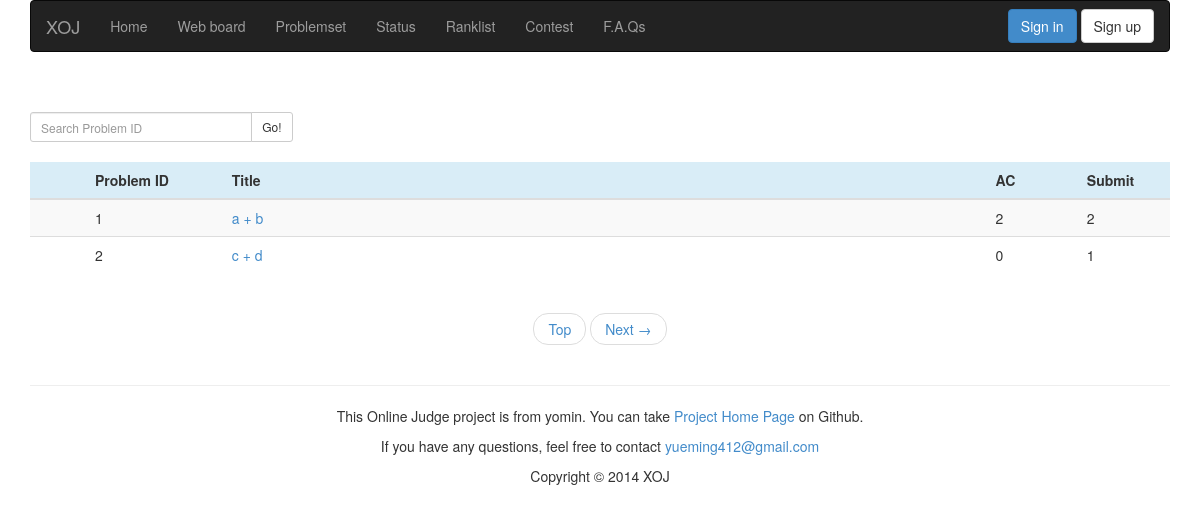
The app's page /problemset/ with its own data.
### appfile/models.py (models this page shows, shortened)
class Problem(db.Model):
    pid = db.Column(db.Integer, primary_key=True)
    title = db.Column(db.String(299))
    description = db.Column(db.Text)
    pinput = db.Column(db.Text)
    poutput = db.Column(db.Text)
    sinput = db.Column(db.Text)
    soutput = db.Column(db.Text)
    hint = db.Column(db.Text)
    time_limit = db.Column(db.Integer)
    memory_limit = db.Column(db.Integer)
    ac_count = db.Column(db.Integer, default = 0)
    submit_count = db.Column(db.Integer, default = 0)
    visable = db.Column(db.Boolean, default = True)

### appfile/views.py (the view)
@app.route('/problemset/')
@app.route('/problemset/page=<int:page>/')
def problemset(page = 1):
    form = SearchProblemForm()
    problem_list = Problem.query.filter_by(visable = True).order_by(Problem.pid).paginate(page,MAX_PROBLEM_NUM_ONE_PAGE, False )
    if current_user.is_authenticated():
        ac_list = db.session.query(Submit.pid).distinct().filter_by(userid = current_user.userid).filter_by(result = 'Accepted').all()
        submit_list = db.session.query(Submit.pid).filter_by(userid = current_user.userid).all()
        print submit_list
        if ac_list:
            ac_list = zip(*ac_list)[0]
        if submit_list:
            submit_list = zip(*submit_list)[0]
    else:
        ac_list, submit_list = [],[]
    return render_template('problemset.html', page=page, problem_list = problem_list, form = form,ac_list = ac_list, submit_list = submit_list)

### appfile/forms.py
class SearchProblemForm(Form):
    pid = IntegerField('Problem ID')

### appfile/views.py (called while the page is built)
@app.before_request
def before_request():
    g.user = current_user
    if g.user.is_authenticated():
        g.url = url_for('userinfo',userid = g.user.userid)

### appfile/templates/problemset.html (shortened to what this page needs)
{% extends "base.html" %}
{% block content %}
<div class="container">
    <br><br>
    <div class="row">
        <form role="form" action={{ url_for('search_problem') }} method="POST">
            <div class="col-sm-3">
                <div class="input-group">
                    {{ form.pid(class="form-control input-sm", placeholder="Search Problem ID") }}
                    <span class="input-group-btn">
                        <button class="btn btn-default btn-sm" type="submit">Go!</button>
                    </span>
                </div>
            </div>
        </form>
    </div>
    <br>
    <div class="row">
        <div class="col-sm-12">
            <table class="table table-striped table-hover">
                <thead>
                    <tr class="info">
                        <th id="ps_is_ac"></th>
                        <th id="ps_pid">Problem ID</th>
                        <th id="ps_title">Title</th>
                        <th id="ps_ac">AC</th>
                        <th id="ps_submit">Submit</th>
                    </tr>
                </thead>
                <tbody>
                    {% for problem in problem_list.items %}
                    <tr>
                        <td>
                        </td>
                        <td>{{ problem.pid }}</td>
                        <td align="left">
                            <a href={{ url_for('show_problem', pid = problem.pid) }}>{{ problem.title }}</a>
                        </td>
                        <td>{{ problem.ac_count }}</td>
                        <td>{{ problem.submit_count }}</td>
                    </tr>
                    {% endfor %}
                </tbody>
            </table>
        </div>
    </div>
    <div class="row">
        <div class="col-sm-12">
          <ul class="pager">
            <li><a href={{ url_for('problemset') }}>Top</a></li>
            {% if problem_list.has_next %}
            <li><a href={{ url_for('problemset', page = problem_list.next_num) }}>Next &rarr;</a></li>
            {% endif %}
        </ul>
        </div>
    </div>
</div>
{% endblock %}

### appfile/static/css/style.css (style rules this page uses)
#ps_is_ac { width: 5%; }
#ps_pid { width: 12%; }
#ps_title { width: 67%; }
#ps_ac { width: 8%; }
#ps_submit { width: 8%; }
a:link { text-decoration: none; }

### records on screen
Problem: pid "1", title "a + b", ac_count "2", submit_count "2"
Problem: pid "2", title "c + d", ac_count "0", submit_count "1"
